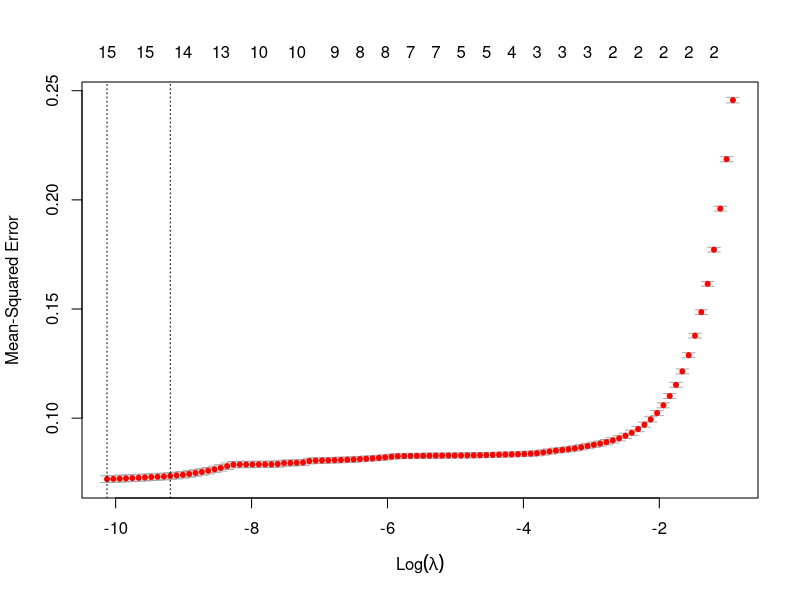
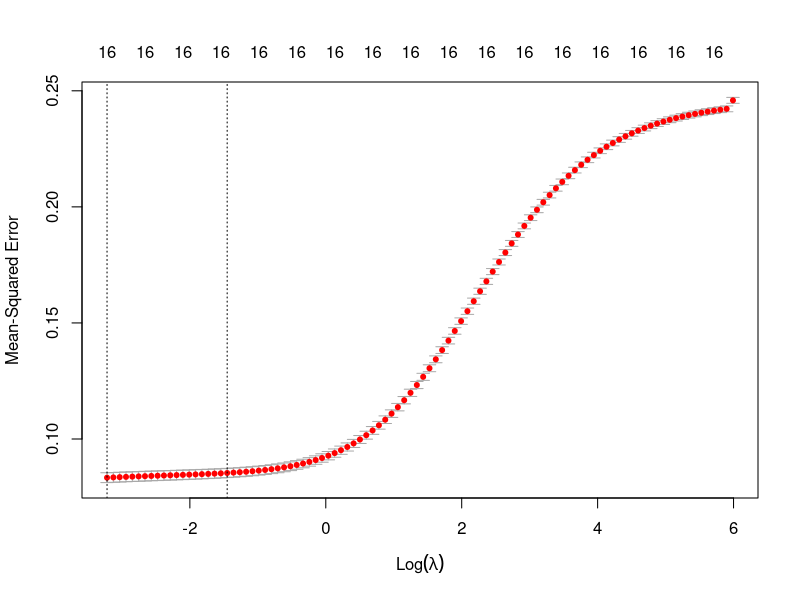
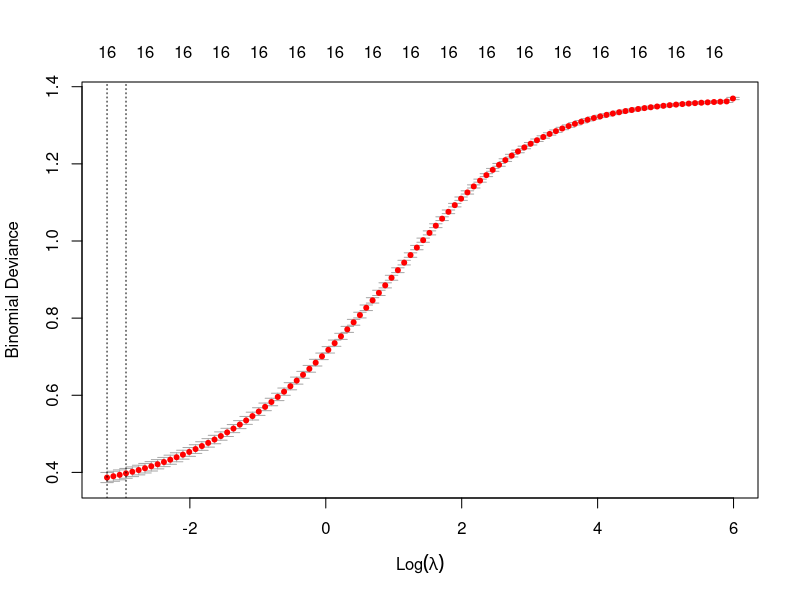
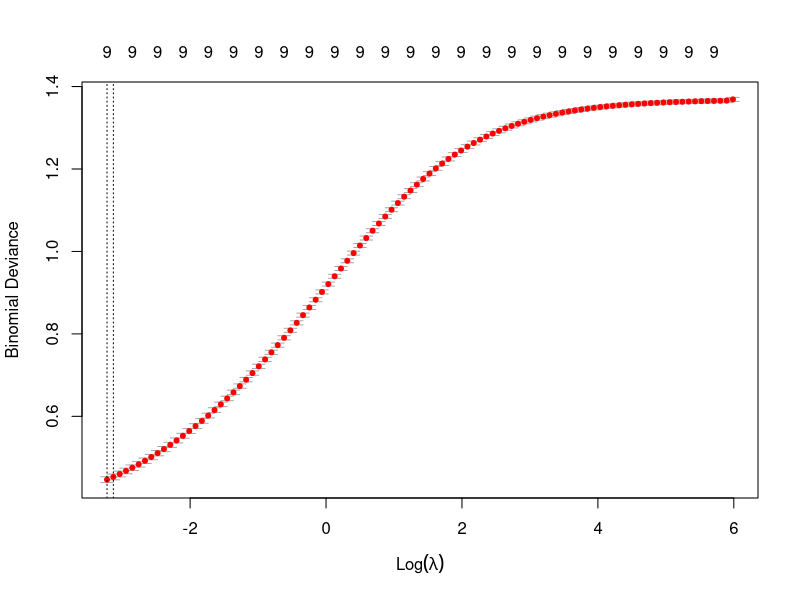

R code for these plots, in order:
## ---- chunk 1
# Load in the data
train <- read.csv("data/train_data.csv")
## ---- chunk 2
# Check for multicollinearity
# library(car)
# vif_values <- vif(full_model)
# rounded_vif <- round(vif_values, 4)
# rounded_vif
## ---- chunk 3
# Splitting the data into training and validation sets
set.seed(1234)
index <- sample(1:nrow(train), round(0.8 * nrow(train)))
train_set <- train[index, ]
validation_set <- train[-index, ]
## ---- chunk 4
# Use Lasso?
library(glmnet)
x_train <- model.matrix(Y ~ . - 1, data = train_set) # -1 to exclude intercept
y_train <- train_set$Y
lasso_model <- cv.glmnet(x_train, y_train, alpha = 1)
plot(lasso_model)

# Predictions for the validation set
x_validation <- model.matrix(Y ~ . - 1, data = validation_set)
predictions <- predict(lasso_model, s = "lambda.min", newx = x_validation)
## ---- chunk 5
# Extract coefficients of the model at lambda.min
lasso_coefficients <- coef(lasso_model, s = "lambda.min")

# Non-zero coefficients
print(round(lasso_coefficients[lasso_coefficients != 0], 6))
## ---- chunk 6
lasso_coefficients <- coef(lasso_model, s = "lambda.min")
variable_names <- colnames(x_train)
coef_w_names <- setNames(lasso_coefficients[-1], variable_names)
print(round(coef_w_names[coef_w_names != 0], 6))
## ---- chunk 7
# Predict using the validation set
predictions <- predict(lasso_model, s = "lambda.min", newx = x_validation)

# MSE on the validation set
mse <- mean((validation_set$Y - predictions)^2)
mse
## ---- chunk 8
ridge_model <- cv.glmnet(x_train, y_train, alpha = 0)

# CV curve
plot(ridge_model)
## ---- chunk 9
# Predictions for the validation set
ridge_predictions <- predict(ridge_model, s = "lambda.min", newx = x_validation)

# Extract coefficients of the Ridge model at lambda.min
ridge_coefficients <- coef(ridge_model, s = "lambda.min")

# Non-zero coefficients
print(round(ridge_coefficients, 6))
## ---- chunk 10
# MSE for the validation set 
ridge_mse <- mean((validation_set$Y - ridge_predictions)^2)
ridge_mse
## ---- chunk 11
library(glmnet)

train_set$Y <- as.factor(train_set$Y)

# Create a matrix of predictors
x_train <- model.matrix(Y ~ . - 1, data = train_set) # -1 to exclude intercept
y_train <- train_set$Y

# Fit the logistic regression model with cross-validation
cv_logistic_model <- cv.glmnet(x_train, y_train, family = "binomial", alpha = 0)

# Cross-validation plot
plot(cv_logistic_model)
## ---- chunk 12
# Predict on the validation set
x_validation <- model.matrix(Y ~ . - 1, data = validation_set) # -1 to exclude intercept
logistic_predictions <- predict(cv_logistic_model, newx = x_validation, type = "response", s = "lambda.min")
## ---- chunk 13
# MSE for logistic 
logistic_mse <- mean((validation_set$Y - logistic_predictions)^2)
logistic_mse
## ---- chunk 14
# Accuracy
bin <- ifelse(logistic_predictions > 0.5, 1, 0)
bin <- as.factor(bin) 

actual <- as.factor(validation_set$Y)

accuracy_pct <- sum(bin == actual) / length(actual)
accuracy_pct
## ---- chunk 15
# Variables we want to keep
keep <- c("ShapeFactor1", "ShapeFactor2", "ShapeFactor3", "ShapeFactor4", 
                       "Extent", "Area", "Solidity", "roundness", "Compactness")

train_filtered <- train[, keep]
add_Y <- c(keep, "Y")
# Add response variable
train_final <- train[, add_Y]

# Subset the validation set to include only these variables
validation_set_filtered <- validation_set[, keep]

# Create the model matrix for the filtered validation set
x_validation_final <- model.matrix(~ . - 1, data = validation_set_filtered)
## ---- chunk 16
library(glmnet)

train_final$Y <- as.factor(train_final$Y)

# Create a matrix of predictors
x_train_final <- model.matrix(Y ~ . - 1, data = train_final) # -1 to exclude intercept
y_train_final <- train_final$Y

# Fit the logistic regression model with cross-validation
cv_logistic_model_final <- cv.glmnet(x_train_final, y_train_final, family = "binomial", alpha = 0)

# Cross-validation plot
plot(cv_logistic_model_final)
## ---- chunk 17
# Predict on the validation set
logistic_predictions_final <- predict(cv_logistic_model_final, newx = x_validation_final, type = "response", s = "lambda.min")

# MSE for logistic 
logistic_mse_final <- mean((validation_set$Y - logistic_predictions_final)^2)
logistic_mse_final
## ---- chunk 18
# Calculate accuracy
binary_predictions_final <- ifelse(logistic_predictions_final > 0.5, 1, 0)
binary_predictions_final <- as.factor(binary_predictions_final) 

actual_responses <- as.factor(validation_set$Y)

accuracy <- sum(binary_predictions_final == actual_responses) / length(actual_responses)
accuracy
